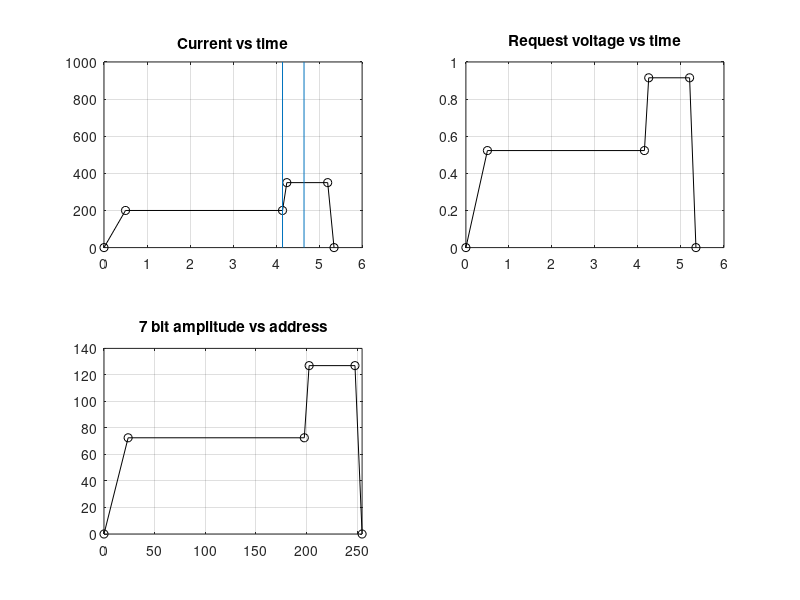

This figure's MATLAB source:
% Programming the Wavetek SG
% clear all
% close all

RFpulseLength = 0.5;
RFStart = 4.15;
RFEnd = RFStart + RFpulseLength;

Ymax = 127;
Ymin = 0  ;

Xmin = 0  ;
Xmax = 255;

Ical = 382.6; % [A/V]

CurrentProgram = 9;

blockRate = 187e-3;
Tend = 1/blockRate;

switch CurrentProgram
    case 8 
        I = [0,160 ,160 ,160 ,160 ,0   ];
        t = [0,0.5 ,4.2 ,4.3 ,5.2 ,Tend];
    case 9
        I = [0,200 ,200 ,350  ,350  ,0   ];
        t = [0,0.5 ,4.15,4.25 ,5.2  ,Tend];
end

% Convert the desired current to voltge request level:
V = I/Ical;

% Convert request voltage and time to bits:
Y = V*(Ymax/max(V));
X = t*(Xmax/max(t));

% Plot data
figure
subplot(2,2,1)
hold on
plot(t,I,'ko-')
line([RFStart,RFStart],[0,1e3])
line([RFEnd,RFEnd],[0,1e3])
box on
title('Current vs time')
grid on

subplot(2,2,2)
plot(t,V,'ko-')
box on
title('Request voltage vs time')
grid on

subplot(2,2,3)
plot(X,Y,'ko-')
title('7 bit amplitude vs address')
xlim([Xmin,Xmax])
grid on

set(gcf,'color','w','Position',[600  60  500  550])
